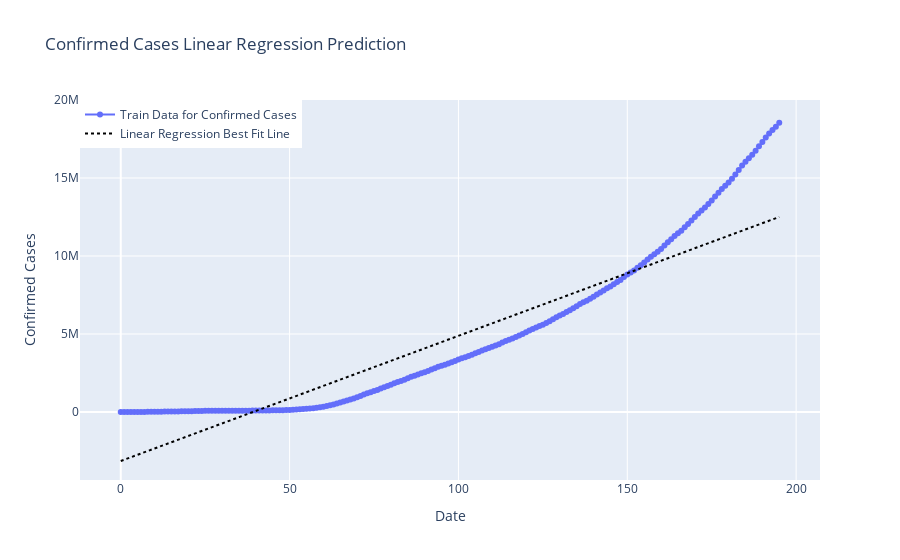

The cell this chart's notebook holds for it:
### Code cell
plt.figure(figsize=(11,6))
prediction_linreg=lin_reg.predict(np.array(day_wise["Days Since"]).reshape(-1,1))
linreg_output=[]
for i in range(prediction_linreg.shape[0]):
    linreg_output.append(prediction_linreg[i][0])

fig=go.Figure()
fig.add_trace(go.Scatter(x=day_wise.index, y=day_wise["Confirmed"],
                    mode='lines+markers',name="Train Data for Confirmed Cases"))
fig.add_trace(go.Scatter(x=day_wise.index, y=linreg_output,
                    mode='lines',name="Linear Regression Best Fit Line",
                    line=dict(color='black', dash='dot')))
fig.update_layout(title="Confirmed Cases Linear Regression Prediction",
                 xaxis_title="Date",yaxis_title="Confirmed Cases",legend=dict(x=0,y=1,traceorder="normal"))
fig.show()

### Figure 1 — Plotly figure (JSON) as saved in the notebook; plotly's stock layout.template omitted (floating-point values rounded to 4 significant figures; data arrays with more than 128 entries replaced by an {"elided": "..."} marker saying what was removed)
{"data": [{"mode": "lines+markers", "name": "Train Data for Confirmed Cases", "type": "scatter", "x": {"elided": "196 int values"}, "y": {"elided": "196 int values"}}, {"line": {"color": "black", "dash": "dot"}, "mode": "lines", "name": "Linear Regression Best Fit Line", "type": "scatter", "x": {"elided": "196 int values"}, "y": {"elided": "196 float values"}}], "layout": {"autosize": true, "legend": {"traceorder": "normal", "x": 0, "y": 1}, "title": {"text": "Confirmed Cases Linear Regression Prediction"}, "xaxis": {"autorange": true, "range": [-11.71, 206.7], "title": {"text": "Date"}, "type": "linear"}, "yaxis": {"autorange": true, "range": [-4366000.0, 20100000.0], "title": {"text": "Confirmed Cases"}, "type": "linear"}}}
